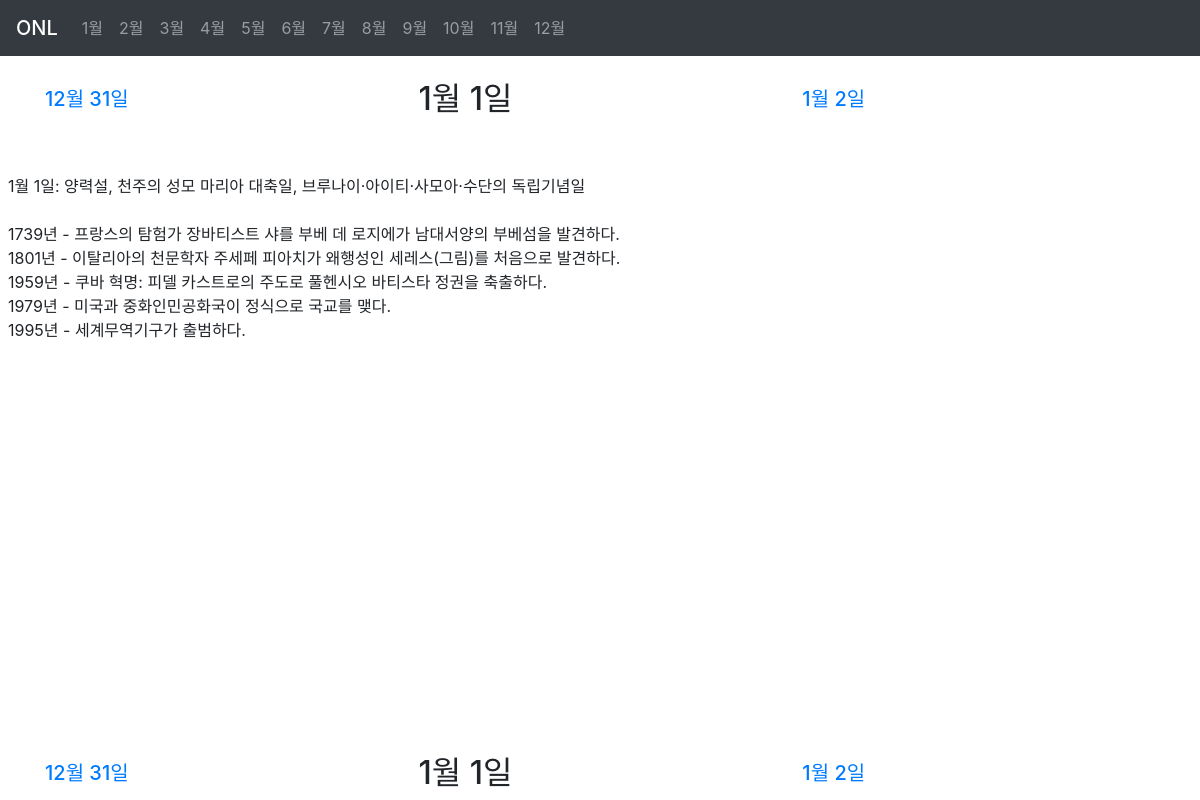
The page /1-1/ on the database its author committed.
### date/models.py (models this page shows, shortened)
class Onl(models.Model):
    month = models.PositiveSmallIntegerField("월", blank=True, )
    day = models.PositiveSmallIntegerField("일", blank=True, )
    date = models.DateField('날짜', blank=True, null=True, )
    slug = models.SlugField(max_length=20, allow_unicode=True, unique=True, blank=True, )
    events = models.TextField(max_length=500, verbose_name="사건", blank=True,)
    class Meta:
        ordering = ('month', 'day',)
    def yesterday(self):
        return self.date - timedelta(days=1)
    def tomorrow(self):
        return self.date + timedelta(days=1)
    def yesterday_slug(self):
        ystrdy = self.yesterday()
        return str(ystrdy.month)+"-"+str(ystrdy.day)
    def tomorrow_slug(self):
        tmrrw = self.tomorrow()
        return str(tmrrw.month)+"-"+str(tmrrw.day)

### date/views.py (the view)
# urls.py: path('<str:slug>/', OnlDV.as_view(), name='OnlDV'),
class OnlDV(DetailView):
    model = Onl

### date/templates/date/onl_detail.html (shortened to what this page needs)
{% extends "base.html" %}
{% block content %}
    <br>
    <div class="container d-flex">
        <div class="leftcontainer flex-fill align-self-center">
            <a href="{% url 'OnlDV' object.yesterday_slug %}">
                <h5>{{ object.yesterday.month }}월 {{ object.yesterday.day }}일</h5>
            </a>
        </div>
        <div class="middlecontainer flex-fill align-self-center">
            <h2>{{ object.month }}월 {{ object.day }}일</h2>
        </div>
        <div class="rightcontainer flex-fill align-self-center">
            <a href="{% url 'OnlDV' object.tomorrow_slug %}">
                <h5>{{ object.tomorrow.month }}월 {{ object.tomorrow.day }}일 </h5>
            </a>
        </div>
    </div>
    <br>
    <br>
    <div class="contentcontainer position-relative mx-2">
        {{ object.events|linebreaksbr }}
        <br>
        <br>
    </div>
{% endblock %}
{% block extra-footer %}
    <br>
    <div class="container d-flex fixed-bottom">
        <div class="leftcontainer flex-fill align-self-center">
            <a href="{% url 'OnlDV' object.yesterday_slug %}">
                <h5>{{ object.yesterday.month }}월 {{ object.yesterday.day }}일</h5>
            </a>
        </div>
        <div class="middlecontainer flex-fill align-self-center">
            <h2>{{ object.month }}월 {{ object.day }}일</h2>
        </div>
        <div class="rightcontainer flex-fill align-self-center">
            <a href="{% url 'OnlDV' object.tomorrow_slug %}">
                <h5>{{ object.tomorrow.month }}월 {{ object.tomorrow.day }}일 </h5>
            </a>
        </div>
    </div>
{% endblock %}

### rows shown on the page
Onl: yesterday.month "12", yesterday.day "31", month "1", day "1", tomorrow.month "1", tomorrow.day "2", events "1월 1일: 양력설, 천주의 성모 마리아 대축일, 브루나이·아이티·사모아·수단의 독립기념일 1739년 - 프랑스의 탐험가 장바티스트 샤를 부베 데 로지에가 남대서양의 부베섬을 발견하다. 1801년 - 이탈리아의 천문학자 주세페 피아치가 왜행성인 세레스(그림)를 처음으로 발견하다. 1959년 - 쿠바 혁명: 피델 카스트로의 주도로 풀헨시오 바티스타 정권을 축출하다. 1979년 - 미국과 중화인민공화국이 정식으로 국교를 맺다. 1995년 - 세계무역기구가 출범하다."
